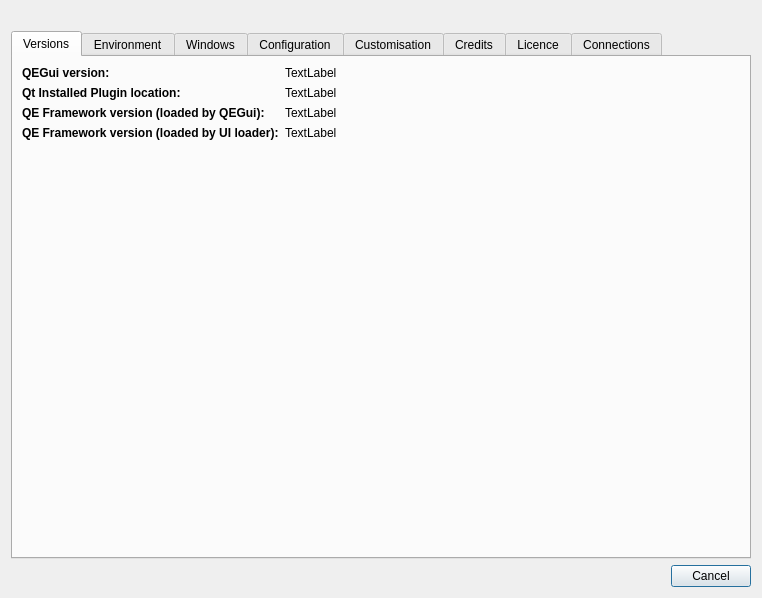
<?xml version="1.0" encoding="UTF-8"?>
<ui version="4.0">
 <class>aboutDialog</class>
 <widget class="QDialog" name="aboutDialog">
  <property name="geometry">
   <rect>
    <x>0</x>
    <y>0</y>
    <width>762</width>
    <height>598</height>
   </rect>
  </property>
  <property name="windowTitle">
   <string>QEGui About</string>
  </property>
  <layout class="QVBoxLayout" name="verticalLayout">
   <item>
    <widget class="QLabel" name="label">
     <property name="text">
      <string/>
     </property>
     <property name="pixmap">
      <pixmap resource="QEGui.qrc">:/qe/gui/icons/QEGuiIcon.png</pixmap>
     </property>
    </widget>
   </item>
   <item>
    <widget class="QTabWidget" name="tabWidget">
     <property name="currentIndex">
      <number>0</number>
     </property>
     <widget class="QWidget" name="tab">
      <attribute name="title">
       <string>Versions</string>
      </attribute>
      <layout class="QGridLayout" name="gridLayout" columnstretch="0,1">
       <item row="0" column="0">
        <widget class="QLabel" name="label_2">
         <property name="font">
          <font>
           <weight>75</weight>
           <bold>true</bold>
          </font>
         </property>
         <property name="text">
          <string>QEGui version:</string>
         </property>
        </widget>
       </item>
       <item row="0" column="1">
        <widget class="QLabel" name="QEGuiVersionLabel">
         <property name="text">
          <string>TextLabel</string>
         </property>
         <property name="textInteractionFlags">
          <set>Qt::LinksAccessibleByMouse|Qt::TextSelectableByKeyboard|Qt::TextSelectableByMouse</set>
         </property>
        </widget>
       </item>
       <item row="2" column="0">
        <widget class="QLabel" name="label_3">
         <property name="font">
          <font>
           <weight>75</weight>
           <bold>true</bold>
          </font>
         </property>
         <property name="text">
          <string>QE Framework version (loaded by QEGui):</string>
         </property>
        </widget>
       </item>
       <item row="2" column="1">
        <widget class="QLabel" name="QEFrameworkVersionQEGuiLabel">
         <property name="text">
          <string>TextLabel</string>
         </property>
         <property name="textInteractionFlags">
          <set>Qt::LinksAccessibleByMouse|Qt::TextSelectableByKeyboard|Qt::TextSelectableByMouse</set>
         </property>
        </widget>
       </item>
       <item row="3" column="1">
        <widget class="QLabel" name="QEFrameworkVersionUILoaderLabel">
         <property name="text">
          <string>TextLabel</string>
         </property>
         <property name="textInteractionFlags">
          <set>Qt::LinksAccessibleByMouse|Qt::TextSelectableByKeyboard|Qt::TextSelectableByMouse</set>
         </property>
        </widget>
       </item>
       <item row="3" column="0">
        <widget class="QLabel" name="label_4">
         <property name="font">
          <font>
           <weight>75</weight>
           <bold>true</bold>
          </font>
         </property>
         <property name="text">
          <string>QE Framework version (loaded by UI loader):</string>
         </property>
        </widget>
       </item>
       <item row="4" column="0">
        <spacer name="verticalSpacer">
         <property name="orientation">
          <enum>Qt::Vertical</enum>
         </property>
         <property name="sizeHint" stdset="0">
          <size>
           <width>20</width>
           <height>40</height>
          </size>
         </property>
        </spacer>
       </item>
       <item row="1" column="0">
        <widget class="QLabel" name="label_17">
         <property name="font">
          <font>
           <weight>75</weight>
           <bold>true</bold>
          </font>
         </property>
         <property name="text">
          <string>Qt Installed Plugin location:</string>
         </property>
        </widget>
       </item>
       <item row="1" column="1">
        <widget class="QLabel" name="QtInstalledPluginsLabel">
         <property name="text">
          <string>TextLabel</string>
         </property>
         <property name="textInteractionFlags">
          <set>Qt::LinksAccessibleByMouse|Qt::TextSelectableByKeyboard|Qt::TextSelectableByMouse</set>
         </property>
        </widget>
       </item>
      </layout>
     </widget>
     <widget class="QWidget" name="tab_2">
      <attribute name="title">
       <string>Environment</string>
      </attribute>
      <layout class="QGridLayout" name="gridLayout_2" columnstretch="0,1">
       <item row="1" column="0">
        <widget class="QLabel" name="label_5">
         <property name="font">
          <font>
           <weight>75</weight>
           <bold>true</bold>
          </font>
         </property>
         <property name="text">
          <string>Macro Substitutions:
(current window)</string>
         </property>
        </widget>
       </item>
       <item row="4" column="0">
        <widget class="QLabel" name="label_6">
         <property name="font">
          <font>
           <weight>75</weight>
           <bold>true</bold>
          </font>
         </property>
         <property name="text">
          <string>Current Path:</string>
         </property>
        </widget>
       </item>
       <item row="5" column="0">
        <widget class="QLabel" name="label_7">
         <property name="font">
          <font>
           <weight>75</weight>
           <bold>true</bold>
          </font>
         </property>
         <property name="text">
          <string>Path List (-p parameter):</string>
         </property>
        </widget>
       </item>
       <item row="6" column="0">
        <widget class="QLabel" name="label_8">
         <property name="font">
          <font>
           <weight>75</weight>
           <bold>true</bold>
          </font>
         </property>
         <property name="text">
          <string>Path List:
(QE_UI_PATH  environment variable)</string>
         </property>
        </widget>
       </item>
       <item row="5" column="1">
        <widget class="QListWidget" name="pathParameterList">
         <property name="dragEnabled">
          <bool>false</bool>
         </property>
         <property name="wordWrap">
          <bool>true</bool>
         </property>
        </widget>
       </item>
       <item row="6" column="1">
        <widget class="QListWidget" name="pathVariableList"/>
       </item>
       <item row="11" column="0">
        <spacer name="verticalSpacer_2">
         <property name="orientation">
          <enum>Qt::Vertical</enum>
         </property>
         <property name="sizeHint" stdset="0">
          <size>
           <width>20</width>
           <height>40</height>
          </size>
         </property>
        </spacer>
       </item>
       <item row="0" column="0">
        <widget class="QLabel" name="label_9">
         <property name="font">
          <font>
           <weight>75</weight>
           <bold>true</bold>
          </font>
         </property>
         <property name="text">
          <string>User Level:</string>
         </property>
        </widget>
       </item>
       <item row="0" column="1">
        <widget class="QLabel" name="userLevelLabel">
         <property name="text">
          <string>TextLabel</string>
         </property>
         <property name="textFormat">
          <enum>Qt::PlainText</enum>
         </property>
        </widget>
       </item>
       <item row="9" column="0">
        <widget class="QLabel" name="label_16">
         <property name="font">
          <font>
           <weight>75</weight>
           <bold>true</bold>
          </font>
         </property>
         <property name="text">
          <string>System path environment variable:
(Relevent when launching commands)</string>
         </property>
        </widget>
       </item>
       <item row="4" column="1">
        <widget class="QPlainTextEdit" name="currentPathTextEdit">
         <property name="readOnly">
          <bool>true</bool>
         </property>
        </widget>
       </item>
       <item row="1" column="1">
        <widget class="QPlainTextEdit" name="macroSubstitutionsTextEdit">
         <property name="readOnly">
          <bool>true</bool>
         </property>
        </widget>
       </item>
       <item row="9" column="1">
        <widget class="QPlainTextEdit" name="systemPathLabelTextEdit">
         <property name="readOnly">
          <bool>true</bool>
         </property>
        </widget>
       </item>
      </layout>
     </widget>
     <widget class="QWidget" name="tab_3">
      <attribute name="title">
       <string>Windows</string>
      </attribute>
      <layout class="QVBoxLayout" name="verticalLayout_2">
       <item>
        <widget class="QTableWidget" name="windowsTable">
         <property name="columnCount">
          <number>3</number>
         </property>
         <column/>
         <column/>
         <column/>
        </widget>
       </item>
      </layout>
     </widget>
     <widget class="QWidget" name="tab_4">
      <attribute name="title">
       <string>Configuration</string>
      </attribute>
      <layout class="QGridLayout" name="gridLayout_4" columnstretch="0,1">
       <item row="0" column="0">
        <widget class="QLabel" name="label_13">
         <property name="font">
          <font>
           <weight>75</weight>
           <bold>true</bold>
          </font>
         </property>
         <property name="text">
          <string>Configuration file:</string>
         </property>
        </widget>
       </item>
       <item row="0" column="1">
        <widget class="QLabel" name="configurationFileLabel">
         <property name="text">
          <string>TextLabel</string>
         </property>
         <property name="textInteractionFlags">
          <set>Qt::LinksAccessibleByMouse|Qt::TextSelectableByKeyboard|Qt::TextSelectableByMouse</set>
         </property>
        </widget>
       </item>
       <item row="1" column="1">
        <widget class="QLabel" name="configurationNameLabel">
         <property name="text">
          <string>TextLabel</string>
         </property>
         <property name="textInteractionFlags">
          <set>Qt::LinksAccessibleByMouse|Qt::TextSelectableByKeyboard|Qt::TextSelectableByMouse</set>
         </property>
        </widget>
       </item>
       <item row="1" column="0">
        <widget class="QLabel" name="label_14">
         <property name="font">
          <font>
           <weight>75</weight>
           <bold>true</bold>
          </font>
         </property>
         <property name="text">
          <string>Configuration name:</string>
         </property>
        </widget>
       </item>
       <item row="2" column="0">
        <spacer name="verticalSpacer_4">
         <property name="orientation">
          <enum>Qt::Vertical</enum>
         </property>
         <property name="sizeHint" stdset="0">
          <size>
           <width>20</width>
           <height>40</height>
          </size>
         </property>
        </spacer>
       </item>
      </layout>
     </widget>
     <widget class="QWidget" name="widget">
      <attribute name="title">
       <string>Customisation</string>
      </attribute>
      <layout class="QGridLayout" name="gridLayout_3" columnstretch="0">
       <item row="3" column="0">
        <layout class="QGridLayout" name="gridLayout_6" columnstretch="0,0">
         <item row="0" column="1">
          <widget class="QLabel" name="internalDefaultCustomisationLabel">
           <property name="text">
            <string>TextLabel</string>
           </property>
           <property name="textInteractionFlags">
            <set>Qt::LinksAccessibleByMouse|Qt::TextSelectableByKeyboard|Qt::TextSelectableByMouse</set>
           </property>
          </widget>
         </item>
         <item row="0" column="0">
          <widget class="QLabel" name="label_10">
           <property name="font">
            <font>
             <weight>75</weight>
             <bold>true</bold>
            </font>
           </property>
           <property name="text">
            <string>Internal Default Customisation Name:</string>
           </property>
          </widget>
         </item>
         <item row="1" column="0">
          <widget class="QLabel" name="label_11">
           <property name="font">
            <font>
             <weight>75</weight>
             <bold>true</bold>
            </font>
           </property>
           <property name="text">
            <string>Default Customisation Name:</string>
           </property>
          </widget>
         </item>
         <item row="1" column="1">
          <widget class="QLabel" name="defaultWindowCustomisationNameLabel">
           <property name="text">
            <string>TextLabel</string>
           </property>
           <property name="textInteractionFlags">
            <set>Qt::LinksAccessibleByMouse|Qt::TextSelectableByKeyboard|Qt::TextSelectableByMouse</set>
           </property>
          </widget>
         </item>
         <item row="3" column="0">
          <widget class="QLabel" name="label_12">
           <property name="font">
            <font>
             <weight>75</weight>
             <bold>true</bold>
            </font>
           </property>
           <property name="text">
            <string>Customisation File:</string>
           </property>
          </widget>
         </item>
         <item row="3" column="1">
          <widget class="QLabel" name="defaultWindowCustomisationFileLabel">
           <property name="text">
            <string>TextLabel</string>
           </property>
           <property name="textInteractionFlags">
            <set>Qt::LinksAccessibleByMouse|Qt::TextSelectableByKeyboard|Qt::TextSelectableByMouse</set>
           </property>
          </widget>
         </item>
         <item row="2" column="0">
          <widget class="QLabel" name="label_15">
           <property name="font">
            <font>
             <weight>75</weight>
             <bold>true</bold>
            </font>
           </property>
           <property name="text">
            <string>Startup Customisation Name:</string>
           </property>
          </widget>
         </item>
         <item row="2" column="1">
          <widget class="QLabel" name="startupWindowCustomisationNameLabel">
           <property name="text">
            <string>TextLabel</string>
           </property>
           <property name="textInteractionFlags">
            <set>Qt::LinksAccessibleByMouse|Qt::TextSelectableByKeyboard|Qt::TextSelectableByMouse</set>
           </property>
          </widget>
         </item>
        </layout>
       </item>
       <item row="4" column="0">
        <widget class="QGroupBox" name="groupBox">
         <property name="title">
          <string>Customisation load log:</string>
         </property>
         <layout class="QVBoxLayout" name="verticalLayout_5">
          <item>
           <widget class="QScrollArea" name="scrollArea">
            <property name="widgetResizable">
             <bool>true</bool>
            </property>
            <widget class="QWidget" name="scrollAreaWidgetContents">
             <property name="geometry">
              <rect>
               <x>0</x>
               <y>0</y>
               <width>72</width>
               <height>69</height>
              </rect>
             </property>
             <layout class="QVBoxLayout" name="verticalLayout_6">
              <item>
               <widget class="QLabel" name="windowCustomisationLoadLogLabel">
                <property name="text">
                 <string>TextLabel</string>
                </property>
                <property name="alignment">
                 <set>Qt::AlignLeading|Qt::AlignLeft|Qt::AlignTop</set>
                </property>
                <property name="wordWrap">
                 <bool>true</bool>
                </property>
                <property name="textInteractionFlags">
                 <set>Qt::LinksAccessibleByMouse|Qt::TextSelectableByKeyboard|Qt::TextSelectableByMouse</set>
                </property>
               </widget>
              </item>
              <item>
               <spacer name="verticalSpacer_3">
                <property name="orientation">
                 <enum>Qt::Vertical</enum>
                </property>
                <property name="sizeHint" stdset="0">
                 <size>
                  <width>20</width>
                  <height>40</height>
                 </size>
                </property>
               </spacer>
              </item>
             </layout>
            </widget>
           </widget>
          </item>
         </layout>
        </widget>
       </item>
      </layout>
     </widget>
     <widget class="QWidget" name="tab_5">
      <attribute name="title">
       <string>Credits</string>
      </attribute>
      <layout class="QVBoxLayout" name="verticalLayout_3">
       <item>
        <widget class="QTextEdit" name="textEdit">
         <property name="readOnly">
          <bool>true</bool>
         </property>
         <property name="html">
          <string>&lt;!DOCTYPE HTML PUBLIC &quot;-//W3C//DTD HTML 4.0//EN&quot; &quot;http://www.w3.org/TR/REC-html40/strict.dtd&quot;&gt;
&lt;html&gt;&lt;head&gt;&lt;meta name=&quot;qrichtext&quot; content=&quot;1&quot; /&gt;&lt;style type=&quot;text/css&quot;&gt;
p, li { white-space: pre-wrap; }
&lt;/style&gt;&lt;/head&gt;&lt;body style=&quot; font-family:'Sans Serif'; font-size:10pt; font-weight:400; font-style:normal;&quot;&gt;
&lt;p style=&quot; margin-top:12px; margin-bottom:12px; margin-left:0px; margin-right:0px; -qt-block-indent:0; text-indent:0px;&quot;&gt;QEGui is part of the epicsqt framework. &lt;a href=&quot;http://sourceforge.net/projects/epicsqt/&quot;&gt;&lt;span style=&quot; text-decoration: underline; color:#0057ae;&quot;&gt;http://sourceforge.net/projects/epicsqt/&lt;/span&gt;&lt;/a&gt;&lt;/p&gt;
&lt;p style=&quot;-qt-paragraph-type:empty; margin-top:12px; margin-bottom:12px; margin-left:0px; margin-right:0px; -qt-block-indent:0; text-indent:0px;&quot;&gt;&lt;/p&gt;
&lt;p style=&quot; margin-top:0px; margin-bottom:0px; margin-left:0px; margin-right:0px; -qt-block-indent:0; text-indent:0px;&quot;&gt;&lt;br /&gt;&lt;/p&gt;
&lt;p style=&quot; margin-top:12px; margin-bottom:12px; margin-left:0px; margin-right:0px; -qt-block-indent:0; text-indent:0px;&quot;&gt;The epicsqt framework relies on QWT for plotting. &lt;a href=&quot;http://sourceforge.net/projects/qwt/&quot;&gt;&lt;span style=&quot; text-decoration: underline; color:#0057ae;&quot;&gt;http://sourceforge.net/projects/qwt/&lt;/span&gt;&lt;/a&gt;&lt;/p&gt;
&lt;p style=&quot;-qt-paragraph-type:empty; margin-top:12px; margin-bottom:12px; margin-left:0px; margin-right:0px; -qt-block-indent:0; text-indent:0px; font-family:'Sans';&quot;&gt;&lt;/p&gt;
&lt;p style=&quot; margin-top:0px; margin-bottom:0px; margin-left:0px; margin-right:0px; -qt-block-indent:0; text-indent:0px;&quot;&gt;&lt;span style=&quot; font-family:'Sans';&quot;&gt;&lt;br /&gt;&lt;/span&gt;&lt;/p&gt;
&lt;p style=&quot; margin-top:12px; margin-bottom:12px; margin-left:0px; margin-right:0px; -qt-block-indent:0; text-indent:0px;&quot;&gt;To access the Channel Archive data, the epicsqt framework relies on the maiaXmlRpcClient and support classes written by Frerich Raabe &amp;lt;raabe@kde.org&amp;gt;, Ian Reinhart Geiser &amp;lt;geiseri@kde.org&amp;gt;, Karl Glatz and Sebastian Wiedenroth &amp;lt;wiedi@frubar.net&amp;gt;.&lt;/p&gt;
&lt;p style=&quot;-qt-paragraph-type:empty; margin-top:12px; margin-bottom:12px; margin-left:0px; margin-right:0px; -qt-block-indent:0; text-indent:0px;&quot;&gt;&lt;/p&gt;
&lt;p style=&quot; margin-top:0px; margin-bottom:0px; margin-left:0px; margin-right:0px; -qt-block-indent:0; text-indent:0px;&quot;&gt;&lt;br /&gt;&lt;/p&gt;
&lt;p style=&quot; margin-top:12px; margin-bottom:12px; margin-left:0px; margin-right:0px; -qt-block-indent:0; text-indent:0px;&quot;&gt;When built with MPEG support, the epicsqt framework relies on FFmpeg for reading MPEG image streams. &lt;span style=&quot; text-decoration: underline; color:#0057ae;&quot;&gt;http://www.ffmpeg.org/&lt;/span&gt;&lt;/p&gt;
&lt;p style=&quot;-qt-paragraph-type:empty; margin-top:12px; margin-bottom:12px; margin-left:0px; margin-right:0px; -qt-block-indent:0; text-indent:0px;&quot;&gt;&lt;/p&gt;
&lt;p style=&quot; margin-top:0px; margin-bottom:0px; margin-left:0px; margin-right:0px; -qt-block-indent:0; text-indent:0px;&quot;&gt;&lt;br /&gt;&lt;/p&gt;
&lt;p style=&quot; margin-top:12px; margin-bottom:12px; margin-left:0px; margin-right:0px; -qt-block-indent:0; text-indent:0px;&quot;&gt;The QEGui application can be built to support caQtDM widgets provided by The Paul Scherrer Institute. &lt;a href=&quot;http://epics.web.psi.ch/software/caqtdm/&quot;&gt;&lt;span style=&quot; text-decoration: underline; color:#0057ae;&quot;&gt;http://epics.web.psi.ch/software/caqtdm/&lt;/span&gt;&lt;/a&gt;&lt;/p&gt;&lt;/body&gt;&lt;/html&gt;</string>
         </property>
        </widget>
       </item>
      </layout>
     </widget>
     <widget class="QWidget" name="tab_6">
      <attribute name="title">
       <string>Licence</string>
      </attribute>
      <layout class="QVBoxLayout" name="verticalLayout_4">
       <item>
        <widget class="QTextEdit" name="textEdit_2">
         <property name="readOnly">
          <bool>true</bool>
         </property>
         <property name="html">
          <string>&lt;!DOCTYPE HTML PUBLIC &quot;-//W3C//DTD HTML 4.0//EN&quot; &quot;http://www.w3.org/TR/REC-html40/strict.dtd&quot;&gt;
&lt;html&gt;&lt;head&gt;&lt;meta name=&quot;qrichtext&quot; content=&quot;1&quot; /&gt;&lt;style type=&quot;text/css&quot;&gt;
p, li { white-space: pre-wrap; }
&lt;/style&gt;&lt;/head&gt;&lt;body style=&quot; font-family:'Sans Serif'; font-size:10pt; font-weight:400; font-style:normal;&quot;&gt;
&lt;p style=&quot; margin-top:0px; margin-bottom:0px; margin-left:0px; margin-right:0px; -qt-block-indent:0; text-indent:0px;&quot;&gt;&lt;span style=&quot; color:#000000;&quot;&gt;QEGui is part of the &lt;/span&gt;epicsqt&lt;span style=&quot; color:#000000;&quot;&gt; framework which is free software: you can redistribute it and/or modify &lt;/span&gt;&lt;span style=&quot; font-family:'Courier New,courier'; color:#000000;&quot;&gt;it under the terms of the GNU Lesser General Public License as published by the Free Software Foundation, either version 3 of the License, or (at your option) any later version.&lt;/span&gt;&lt;/p&gt;
&lt;p style=&quot;-qt-paragraph-type:empty; margin-top:0px; margin-bottom:0px; margin-left:0px; margin-right:0px; -qt-block-indent:0; text-indent:0px; font-family:'Courier New,courier'; color:#000000;&quot;&gt;&lt;/p&gt;
&lt;p style=&quot; margin-top:0px; margin-bottom:0px; margin-left:0px; margin-right:0px; -qt-block-indent:0; text-indent:0px;&quot;&gt;&lt;span style=&quot; font-family:'Courier New,courier'; color:#000000;&quot;&gt;&lt;br /&gt;&lt;/span&gt;&lt;/p&gt;
&lt;p style=&quot; margin-top:0px; margin-bottom:0px; margin-left:0px; margin-right:0px; -qt-block-indent:0; text-indent:0px;&quot;&gt;&lt;span style=&quot; font-family:'Courier New,courier'; color:#000000;&quot;&gt;&lt;br /&gt;&lt;/span&gt;&lt;/p&gt;
&lt;p style=&quot; margin-top:0px; margin-bottom:0px; margin-left:0px; margin-right:0px; -qt-block-indent:0; text-indent:0px;&quot;&gt;&lt;span style=&quot; font-family:'Courier New,courier'; color:#000000;&quot;&gt;&lt;br /&gt;&lt;/span&gt;&lt;/p&gt;
&lt;p style=&quot; margin-top:0px; margin-bottom:0px; margin-left:0px; margin-right:0px; -qt-block-indent:0; text-indent:0px;&quot;&gt;&lt;span style=&quot; font-family:'Courier New,courier'; color:#000000;&quot;&gt;&lt;br /&gt;&lt;/span&gt;&lt;/p&gt;
&lt;p style=&quot; margin-top:0px; margin-bottom:0px; margin-left:0px; margin-right:0px; -qt-block-indent:0; text-indent:0px;&quot;&gt;&lt;span style=&quot; font-family:'Courier New,courier'; color:#000000;&quot;&gt;The EPICS QT Framework is distributed in the hope that it will be useful, but WITHOUT ANY WARRANTY; without even the implied warranty of MERCHANTABILITY or FITNESS FOR A PARTICULAR PURPOSE.  See the GNU Lesser General Public License for more details.&lt;/span&gt;&lt;/p&gt;
&lt;p style=&quot;-qt-paragraph-type:empty; margin-top:0px; margin-bottom:0px; margin-left:0px; margin-right:0px; -qt-block-indent:0; text-indent:0px; font-family:'Courier New,courier'; color:#000000;&quot;&gt;&lt;/p&gt;
&lt;p style=&quot; margin-top:0px; margin-bottom:0px; margin-left:0px; margin-right:0px; -qt-block-indent:0; text-indent:0px;&quot;&gt;&lt;span style=&quot; font-family:'Courier New,courier'; color:#000000;&quot;&gt;&lt;br /&gt;&lt;/span&gt;&lt;/p&gt;
&lt;p style=&quot; margin-top:0px; margin-bottom:0px; margin-left:0px; margin-right:0px; -qt-block-indent:0; text-indent:0px;&quot;&gt;&lt;span style=&quot; font-family:'Courier New,courier'; color:#000000;&quot;&gt;&lt;br /&gt;&lt;/span&gt;&lt;/p&gt;
&lt;p style=&quot; margin-top:0px; margin-bottom:0px; margin-left:0px; margin-right:0px; -qt-block-indent:0; text-indent:0px;&quot;&gt;&lt;span style=&quot; font-family:'Courier New,courier'; color:#000000;&quot;&gt;&lt;br /&gt;&lt;/span&gt;&lt;/p&gt;
&lt;p style=&quot; margin-top:0px; margin-bottom:0px; margin-left:0px; margin-right:0px; -qt-block-indent:0; text-indent:0px;&quot;&gt;&lt;span style=&quot; font-family:'Courier New,courier'; color:#000000;&quot;&gt;&lt;br /&gt;&lt;/span&gt;&lt;/p&gt;
&lt;p style=&quot; margin-top:0px; margin-bottom:0px; margin-left:0px; margin-right:0px; -qt-block-indent:0; text-indent:0px;&quot;&gt;&lt;span style=&quot; font-family:'Courier New,courier'; color:#000000;&quot;&gt;You should have received a copy of the GNU Lesser General Public License along with the EPICS QT Framework.  If not, see &lt;/span&gt;&lt;a href=&quot;http://www.gnu.org/licenses/&quot;&gt;&lt;span style=&quot; text-decoration: underline; color:#0057ae;&quot;&gt;http://www.gnu.org/licenses/&lt;/span&gt;&lt;/a&gt;&lt;span style=&quot; font-family:'Courier New,courier'; color:#000000;&quot;&gt;.&lt;/span&gt;&lt;/p&gt;
&lt;p style=&quot;-qt-paragraph-type:empty; margin-top:0px; margin-bottom:0px; margin-left:0px; margin-right:0px; -qt-block-indent:0; text-indent:0px; font-family:'Courier New,courier'; color:#000000;&quot;&gt;&lt;/p&gt;
&lt;p style=&quot; margin-top:0px; margin-bottom:0px; margin-left:0px; margin-right:0px; -qt-block-indent:0; text-indent:0px;&quot;&gt;&lt;span style=&quot; font-family:'Courier New,courier'; color:#000000;&quot;&gt;&lt;br /&gt;&lt;/span&gt;&lt;/p&gt;
&lt;p style=&quot; margin-top:0px; margin-bottom:0px; margin-left:0px; margin-right:0px; -qt-block-indent:0; text-indent:0px;&quot;&gt;&lt;span style=&quot; font-family:'Courier New,courier'; color:#000000;&quot;&gt;&lt;br /&gt;&lt;/span&gt;&lt;/p&gt;
&lt;p style=&quot; margin-top:0px; margin-bottom:0px; margin-left:0px; margin-right:0px; -qt-block-indent:0; text-indent:0px;&quot;&gt;&lt;span style=&quot; font-family:'Courier New,courier'; color:#000000;&quot;&gt;&lt;br /&gt;&lt;/span&gt;&lt;/p&gt;
&lt;p style=&quot; margin-top:0px; margin-bottom:0px; margin-left:0px; margin-right:0px; -qt-block-indent:0; text-indent:0px;&quot;&gt;&lt;span style=&quot; font-family:'Courier New,courier'; color:#000000;&quot;&gt;&lt;br /&gt;&lt;/span&gt;&lt;/p&gt;
&lt;p style=&quot; margin-top:0px; margin-bottom:0px; margin-left:0px; margin-right:0px; -qt-block-indent:0; text-indent:0px;&quot;&gt;&lt;span style=&quot; font-family:'Courier New,courier'; color:#000000;&quot;&gt;Copyright (c) 2013&lt;/span&gt;&lt;/p&gt;&lt;/body&gt;&lt;/html&gt;</string>
         </property>
        </widget>
       </item>
      </layout>
     </widget>
     <widget class="QWidget" name="tab_7">
      <attribute name="title">
       <string>Connections</string>
      </attribute>
      <layout class="QGridLayout" name="gridLayout_5" columnstretch="0,1">
       <item row="0" column="0">
        <widget class="QLabel" name="label_19">
         <property name="font">
          <font>
           <weight>75</weight>
           <bold>true</bold>
          </font>
         </property>
         <property name="text">
          <string>Disconnected channels:</string>
         </property>
        </widget>
       </item>
       <item row="1" column="0">
        <widget class="QLabel" name="label_18">
         <property name="font">
          <font>
           <weight>75</weight>
           <bold>true</bold>
          </font>
         </property>
         <property name="text">
          <string>Connected Channels:</string>
         </property>
        </widget>
       </item>
       <item row="3" column="0">
        <spacer name="verticalSpacer_5">
         <property name="orientation">
          <enum>Qt::Vertical</enum>
         </property>
         <property name="sizeHint" stdset="0">
          <size>
           <width>20</width>
           <height>410</height>
          </size>
         </property>
        </spacer>
       </item>
       <item row="0" column="1">
        <widget class="QLabel" name="disconnectedChannelsLabel">
         <property name="text">
          <string>TextLabel</string>
         </property>
         <property name="textInteractionFlags">
          <set>Qt::LinksAccessibleByMouse|Qt::TextSelectableByKeyboard|Qt::TextSelectableByMouse</set>
         </property>
        </widget>
       </item>
       <item row="1" column="1">
        <widget class="QLabel" name="connectedChannelsLabel">
         <property name="text">
          <string>TextLabel</string>
         </property>
         <property name="textInteractionFlags">
          <set>Qt::LinksAccessibleByMouse|Qt::TextSelectableByKeyboard|Qt::TextSelectableByMouse</set>
         </property>
        </widget>
       </item>
      </layout>
     </widget>
    </widget>
   </item>
   <item>
    <widget class="QDialogButtonBox" name="buttonBox">
     <property name="orientation">
      <enum>Qt::Horizontal</enum>
     </property>
     <property name="standardButtons">
      <set>QDialogButtonBox::Cancel</set>
     </property>
    </widget>
   </item>
  </layout>
 </widget>
 <resources>
  <include location="QEGui.qrc"/>
 </resources>
 <connections>
  <connection>
   <sender>buttonBox</sender>
   <signal>accepted()</signal>
   <receiver>aboutDialog</receiver>
   <slot>accept()</slot>
   <hints>
    <hint type="sourcelabel">
     <x>248</x>
     <y>254</y>
    </hint>
    <hint type="destinationlabel">
     <x>157</x>
     <y>274</y>
    </hint>
   </hints>
  </connection>
  <connection>
   <sender>buttonBox</sender>
   <signal>rejected()</signal>
   <receiver>aboutDialog</receiver>
   <slot>reject()</slot>
   <hints>
    <hint type="sourcelabel">
     <x>316</x>
     <y>260</y>
    </hint>
    <hint type="destinationlabel">
     <x>286</x>
     <y>274</y>
    </hint>
   </hints>
  </connection>
 </connections>
</ui>
